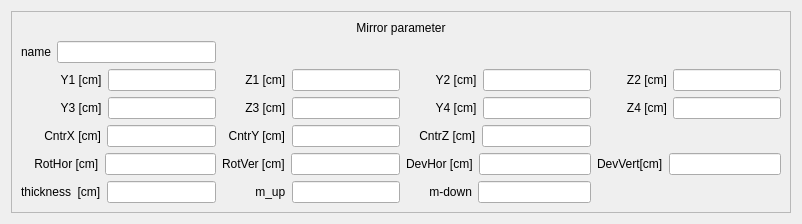
        <widget class="QWidget" name="MirrorWin_0" native="true">
         <layout class="QVBoxLayout" name="verticalLayout_2">
          <item>
           <widget class="QFrame" name="frame_2">
            <property name="frameShape">
             <enum>QFrame::StyledPanel</enum>
            </property>
            <property name="frameShadow">
             <enum>QFrame::Raised</enum>
            </property>
            <layout class="QGridLayout" name="gridLayout_2">
             <item row="6" column="2">
              <layout class="QFormLayout" name="formLayout_22">
               <item row="0" column="0">
                <widget class="QLabel" name="m_down_0">
                 <property name="text">
                  <string>       m-down</string>
                 </property>
                </widget>
               </item>
               <item row="0" column="1">
                <widget class="QLineEdit" name="lineEdit_22">
                 <property name="sizePolicy">
                  <sizepolicy hsizetype="Preferred" vsizetype="Fixed">
                   <horstretch>0</horstretch>
                   <verstretch>0</verstretch>
                  </sizepolicy>
                 </property>
                </widget>
               </item>
              </layout>
             </item>
             <item row="4" column="2">
              <layout class="QFormLayout" name="formLayout_23">
               <item row="0" column="0">
                <widget class="QLabel" name="label_23">
                 <property name="text">
                  <string>    CntrZ [cm]</string>
                 </property>
                </widget>
               </item>
               <item row="0" column="1">
                <widget class="QLineEdit" name="CntrZ_0">
                 <property name="sizePolicy">
                  <sizepolicy hsizetype="Preferred" vsizetype="Fixed">
                   <horstretch>0</horstretch>
                   <verstretch>0</verstretch>
                  </sizepolicy>
                 </property>
                </widget>
               </item>
              </layout>
             </item>
             <item row="2" column="0">
              <layout class="QFormLayout" name="formLayout_12">
               <item row="0" column="0">
                <widget class="QLabel" name="label_18">
                 <property name="text">
                  <string>            Y1 [cm]</string>
                 </property>
                </widget>
               </item>
               <item row="0" column="1">
                <widget class="QLineEdit" name="Y1_0">
                 <property name="sizePolicy">
                  <sizepolicy hsizetype="Preferred" vsizetype="Fixed">
                   <horstretch>0</horstretch>
                   <verstretch>0</verstretch>
                  </sizepolicy>
                 </property>
                </widget>
               </item>
              </layout>
             </item>
             <item row="6" column="1">
              <layout class="QFormLayout" name="formLayout_18">
               <item row="0" column="0">
                <widget class="QLabel" name="label_24">
                 <property name="text">
                  <string>          m_up</string>
                 </property>
                </widget>
               </item>
               <item row="0" column="1">
                <widget class="QLineEdit" name="m_up_0">
                 <property name="sizePolicy">
                  <sizepolicy hsizetype="Preferred" vsizetype="Fixed">
                   <horstretch>0</horstretch>
                   <verstretch>0</verstretch>
                  </sizepolicy>
                 </property>
                </widget>
               </item>
              </layout>
             </item>
             <item row="5" column="2">
              <layout class="QFormLayout" name="formLayout_24">
               <item row="0" column="0">
                <widget class="QLabel" name="label_25">
                 <property name="text">
                  <string>DevHor [cm]</string>
                 </property>
                </widget>
               </item>
               <item row="0" column="1">
                <widget class="QLineEdit" name="DevHor_0">
                 <property name="sizePolicy">
                  <sizepolicy hsizetype="Preferred" vsizetype="Fixed">
                   <horstretch>0</horstretch>
                   <verstretch>0</verstretch>
                  </sizepolicy>
                 </property>
                </widget>
               </item>
              </layout>
             </item>
             <item row="3" column="1">
              <layout class="QFormLayout" name="formLayout_25">
               <item row="0" column="0">
                <widget class="QLabel" name="label_26">
                 <property name="text">
                  <string>       Z3 [cm]</string>
                 </property>
                </widget>
               </item>
               <item row="0" column="1">
                <widget class="QLineEdit" name="lineEdit_25">
                 <property name="sizePolicy">
                  <sizepolicy hsizetype="Preferred" vsizetype="Fixed">
                   <horstretch>0</horstretch>
                   <verstretch>0</verstretch>
                  </sizepolicy>
                 </property>
                </widget>
               </item>
              </layout>
             </item>
             <item row="5" column="1">
              <layout class="QFormLayout" name="formLayout_26">
               <item row="0" column="0">
                <widget class="QLabel" name="label_27">
                 <property name="text">
                  <string>RotVer [cm]</string>
                 </property>
                </widget>
               </item>
               <item row="0" column="1">
                <widget class="QLineEdit" name="RotVer_0">
                 <property name="sizePolicy">
                  <sizepolicy hsizetype="Preferred" vsizetype="Fixed">
                   <horstretch>0</horstretch>
                   <verstretch>0</verstretch>
                  </sizepolicy>
                 </property>
                </widget>
               </item>
              </layout>
             </item>
             <item row="2" column="2">
              <layout class="QFormLayout" name="formLayout_27">
               <item row="0" column="0">
                <widget class="QLabel" name="label_28">
                 <property name="text">
                  <string>         Y2 [cm]</string>
                 </property>
                </widget>
               </item>
               <item row="0" column="1">
                <widget class="QLineEdit" name="Y2_0">
                 <property name="sizePolicy">
                  <sizepolicy hsizetype="Preferred" vsizetype="Fixed">
                   <horstretch>0</horstretch>
                   <verstretch>0</verstretch>
                  </sizepolicy>
                 </property>
                </widget>
               </item>
              </layout>
             </item>
             <item row="4" column="1">
              <layout class="QFormLayout" name="formLayout_28">
               <item row="0" column="0">
                <widget class="QLabel" name="label_29">
                 <property name="text">
                  <string>  CntrY [cm]</string>
                 </property>
                </widget>
               </item>
               <item row="0" column="1">
                <widget class="QLineEdit" name="CntrY_0">
                 <property name="sizePolicy">
                  <sizepolicy hsizetype="Preferred" vsizetype="Fixed">
                   <horstretch>0</horstretch>
                   <verstretch>0</verstretch>
                  </sizepolicy>
                 </property>
                </widget>
               </item>
              </layout>
             </item>
             <item row="5" column="3">
              <layout class="QFormLayout" name="formLayout_29">
               <item row="0" column="0">
                <widget class="QLabel" name="DevVert_0">
                 <property name="text">
                  <string>DevVert[cm]</string>
                 </property>
                </widget>
               </item>
               <item row="0" column="1">
                <widget class="QLineEdit" name="DevVert_1">
                 <property name="sizePolicy">
                  <sizepolicy hsizetype="Preferred" vsizetype="Fixed">
                   <horstretch>0</horstretch>
                   <verstretch>0</verstretch>
                  </sizepolicy>
                 </property>
                </widget>
               </item>
              </layout>
             </item>
             <item row="3" column="3">
              <layout class="QFormLayout" name="formLayout_30">
               <item row="0" column="0">
                <widget class="QLabel" name="label_31">
                 <property name="text">
                  <string>         Z4 [cm]</string>
                 </property>
                </widget>
               </item>
               <item row="0" column="1">
                <widget class="QLineEdit" name="Z4_0">
                 <property name="sizePolicy">
                  <sizepolicy hsizetype="Preferred" vsizetype="Fixed">
                   <horstretch>0</horstretch>
                   <verstretch>0</verstretch>
                  </sizepolicy>
                 </property>
                </widget>
               </item>
              </layout>
             </item>
             <item row="6" column="0">
              <layout class="QFormLayout" name="formLayout_31">
               <item row="0" column="0">
                <widget class="QLabel" name="label_32">
                 <property name="text">
                  <string>thickness  [cm]</string>
                 </property>
                </widget>
               </item>
               <item row="0" column="1">
                <widget class="QLineEdit" name="Thick_0">
                 <property name="sizePolicy">
                  <sizepolicy hsizetype="Preferred" vsizetype="Fixed">
                   <horstretch>0</horstretch>
                   <verstretch>0</verstretch>
                  </sizepolicy>
                 </property>
                </widget>
               </item>
              </layout>
             </item>
             <item row="2" column="1">
              <layout class="QFormLayout" name="formLayout_32">
               <item row="0" column="0">
                <widget class="QLabel" name="label_33">
                 <property name="text">
                  <string>       Z1 [cm]</string>
                 </property>
                </widget>
               </item>
               <item row="0" column="1">
                <widget class="QLineEdit" name="Z1_0">
                 <property name="sizePolicy">
                  <sizepolicy hsizetype="Preferred" vsizetype="Fixed">
                   <horstretch>0</horstretch>
                   <verstretch>0</verstretch>
                  </sizepolicy>
                 </property>
                </widget>
               </item>
              </layout>
             </item>
             <item row="5" column="0">
              <layout class="QFormLayout" name="formLayout_33">
               <item row="0" column="0">
                <widget class="QLabel" name="label_34">
                 <property name="text">
                  <string>    RotHor [cm]</string>
                 </property>
                </widget>
               </item>
               <item row="0" column="1">
                <widget class="QLineEdit" name="RotHor_0">
                 <property name="sizePolicy">
                  <sizepolicy hsizetype="Preferred" vsizetype="Fixed">
                   <horstretch>0</horstretch>
                   <verstretch>0</verstretch>
                  </sizepolicy>
                 </property>
                </widget>
               </item>
              </layout>
             </item>
             <item row="3" column="0">
              <layout class="QFormLayout" name="formLayout_34">
               <item row="0" column="0">
                <widget class="QLabel" name="label_35">
                 <property name="text">
                  <string>            Y3 [cm]</string>
                 </property>
                </widget>
               </item>
               <item row="0" column="1">
                <widget class="QLineEdit" name="Y3_0">
                 <property name="sizePolicy">
                  <sizepolicy hsizetype="Preferred" vsizetype="Fixed">
                   <horstretch>0</horstretch>
                   <verstretch>0</verstretch>
                  </sizepolicy>
                 </property>
                </widget>
               </item>
              </layout>
             </item>
             <item row="2" column="3">
              <layout class="QFormLayout" name="formLayout_35">
               <item row="0" column="0">
                <widget class="QLabel" name="label_36">
                 <property name="text">
                  <string>         Z2 [cm]</string>
                 </property>
                </widget>
               </item>
               <item row="0" column="1">
                <widget class="QLineEdit" name="Z2_0">
                 <property name="sizePolicy">
                  <sizepolicy hsizetype="Preferred" vsizetype="Fixed">
                   <horstretch>0</horstretch>
                   <verstretch>0</verstretch>
                  </sizepolicy>
                 </property>
                </widget>
               </item>
              </layout>
             </item>
             <item row="4" column="0">
              <layout class="QFormLayout" name="formLayout_36">
               <item row="0" column="0">
                <widget class="QLabel" name="label_37">
                 <property name="text">
                  <string>       CntrX [cm]</string>
                 </property>
                </widget>
               </item>
               <item row="0" column="1">
                <widget class="QLineEdit" name="CntrX_0">
                 <property name="sizePolicy">
                  <sizepolicy hsizetype="Preferred" vsizetype="Fixed">
                   <horstretch>0</horstretch>
                   <verstretch>0</verstretch>
                  </sizepolicy>
                 </property>
                </widget>
               </item>
              </layout>
             </item>
             <item row="3" column="2">
              <layout class="QFormLayout" name="formLayout_37">
               <item row="0" column="0">
                <widget class="QLabel" name="label_38">
                 <property name="text">
                  <string>         Y4 [cm]</string>
                 </property>
                </widget>
               </item>
               <item row="0" column="1">
                <widget class="QLineEdit" name="Y4_0">
                 <property name="sizePolicy">
                  <sizepolicy hsizetype="Preferred" vsizetype="Fixed">
                   <horstretch>0</horstretch>
                   <verstretch>0</verstretch>
                  </sizepolicy>
                 </property>
                </widget>
               </item>
              </layout>
             </item>
             <item row="1" column="0">
              <layout class="QFormLayout" name="formLayout_38">
               <item row="0" column="0">
                <widget class="QLabel" name="label_39">
                 <property name="text">
                  <string>name</string>
                 </property>
                </widget>
               </item>
               <item row="0" column="1">
                <widget class="QLineEdit" name="Name_0"/>
               </item>
              </layout>
             </item>
             <item row="0" column="0" colspan="4">
              <widget class="QLabel" name="label_40">
               <property name="text">
                <string>Mirror parameter</string>
               </property>
               <property name="alignment">
                <set>Qt::AlignCenter</set>
               </property>
              </widget>
             </item>
            </layout>
           </widget>
          </item>
         </layout>
        </widget>
